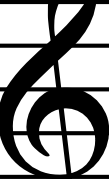
#> input picture app/Python/img/Gclef.png, 109 x 179 px
$ python chart2img.py -i img/Gclef.png
#> lines starting #> are read from the running program, lines starting #| are printed output that depends on the picture
### app/Python/lib/func.py
# pip3 install opencv-python

import cv2
import numpy as np
import copy
import lib.note2number as note2number

D = False
# D = True

dataOffSet = 2

#########################################################
# 横線抽出
#

def getLine (im, color) :
	width  = im.shape[1]
	height = im.shape[0]
	blank = np.zeros((height, width, 3))

	for j in range (height) :
		start = 0
		for i in range (width) :
			blank[j, i] = [255, 255, 255]
			r = im[j, i, 2]

			if r < 150 :
				if start == 0 :
					start = i

			else :
				if start > 0 :
					if (i-start) > (width / 2) :
						for k in range(start, i, 1) :
							blank[j, k] = color
					start = 0
	return blank


#########################################################
# １次元配列 -> ２次元配列 変換
#

def convert_1d_to_2d(l, cols):
	return [l[i:i + cols] for i in range(0, len(l), cols)]


#########################################################
# 五線譜の座標を取得
#

def getStavePoint(im, color) :
	width  = im.shape[1]
	height = im.shape[0]

	empty = []
	buf = 0
	for j in range (height) :
		b, g, r = im[j, int(width/2)]

		if r == color[2] and g == color[1] and b == color[0]:
			if buf == 0 :
				buf = j
		else :
			if buf > 0 :
				y = int((j-1 + buf) / 2)
				empty.append(y)
				buf = 0

	return convert_1d_to_2d(empty, 5)


#########################################################
# 小節線抽出

def getLines(im, res, pt, datas) :
	for p in range(0, len(pt), 1) :
		left  = getLineLeft(res, pt[p], datas[0][2])
		right = getLineRight(res, pt[p], datas[0][2])

		for w in range(left, right, 1) :
			flag = True
			for h in range(pt[p][0], pt[p][4], 1) :
				r = im[h, w, 2]
				if r > 150 :
					flag = False

			if flag == True:
				for x in range(pt[p][0], pt[p][4], 1) :
					res[x, w] = datas[1][2]


#########################################################
# 五線譜の幅を取得
#

def getLineDiff(datas) :
	diff = datas[4] - datas[0]
	return diff


#########################################################
# テンプレートの倍率取得
#

# [44 lines left out: functions getImgRaito, match, objmatch, not called in this run]


#########################################################
# 五線譜左端
#

def getLineLeft(res, pt, color) :
	width = res.shape[1]
	for w in range(width-1) :
		for l in range(5) :
			h = pt[l]
			b, g, r = res[h, w]
			if r == color[2] and g == color[1] and b == color[0]:
				return w
	return w


#########################################################
# 五線譜右端
#

# [344 lines left out: functions getLineRight, getClef, getStaveLine, getMarkColor, getMark, Line2NA and 5 more, not called in this run]

### app/Python/lib/fileio.py
import os.path

#########################################################
# フォルダ作成
# def mkdir (folder) :
# folder : 作成するフォルダ名

#########################################################
# 各小節の座標を取得する
# def readbarpoint(folder, debug=False) :
# folder : 処理対象フォルダ名
# debug  : データ読み込み確認
#
# 戻り値
# ２次元リスト [0 ~ [小節数,left,top,right,bottom], [小節数,left,top,right,bottom] … ]
_barpoint = 'point.txt'

#########################################################
# 各小節の開始時刻ファイルの読み込み
# def readtimestamp(folder, debug=False) :
# folder : 処理対象フォルダ名
# debug  : データ読み込み確認
#
# 戻り値
# ２次元リスト [0 ~ [小節数, タイムスタンプ], [小節数, タイムスタンプ] … ]
_timestamp = 'index.txt'


#########################################################
# フォルダ作成
# def mkdir (folder) :
# folder : 作成するフォルダ名

def mkdir (folder) :
	if not os.path.exists(folder):
		os.mkdir(folder)


#########################################################
# 各小節の座標を取得する
# def readbarpoint(folder, debug=False) :
# folder : 処理対象フォルダ名
# debug  : データ読み込み確認
#
# 戻り値
# ２次元リスト [0 ~ [小節数,left,top,right,bottom], [小節数,left,top,right,bottom] … ]

# [52 lines left out: functions readbarpoint, readtimestamp, not called in this run]

### app/Python/chart2img.py
# pip3 install opencv-python

import argparse
import cv2
import copy
import numpy as np
import sys
import lib.fileio as fileio
import lib.func as func

_imgfname = ''
_folder = ''


_datas = [
		 ['', '', (0,255,0)],										# color! B:G:R
		 ['', '', (255,0,0)],
		 ['Gclef.png', 0.7, (192,64,0)],
		 ['Fclef.png', 0.7, (0,128,0)],
		 ['A.png', 0.6, (0,0,255)],
		 ['B.png', 0.6, (0,0,255)],
		 ['flat.png', 0.7, (64,64,0)],
		 ['sharp.png', 0.7, (128,192,0)],
		 ['natural.png', 0.7, (64,128,128)]
		]

_notes = [
		 [		'A6', 'G6', 'F6', 'E6', 'D6', 'C6',
		  'B5', 'A5', 'G5', 'F5', 'E5', 'D5', 'C5',
		  'B4', 'A4', 'G4', 'F4', 'E4', 'D4', 'C4',
		  'B3', 'A3', 'G3', 'F3', 'E3', 'D3', 'C3',],
		 [									  'C5',
		  'B4', 'A4', 'G4', 'F4', 'E4', 'D4', 'C4',
		  'B3', 'A3', 'G3', 'F3', 'E3', 'D3', 'C3',
		  'B2', 'A2', 'G2', 'F2', 'E2', 'D2', 'C2',
		  'B1', 'A1', 'G1', 'F1', 'E1',			   ]
		]

_convF2S = {'C':'B','D':'C♯','E':'D♯','F':'E','G':'F♯','A':'G♯','B':'A♯'}
_convS2S = {'C':'C♯','D':'D♯','E':'F','F':'F♯','G':'G♯','A':'A♯','B':'C'}

def main() :
	ref = copy.deepcopy(_notes)
	# ref: 音階情報

	fp = open(_folder+'/res.txt', 'w')
	# fp: 結果出力用ファイルポインタ

	fpp = open(_folder+'/point.txt', 'w')
	# fp: 結果出力用ファイルポインタ

	im = cv2.imread(_imgfname)
#> im is the input picture: shape (179, 109, 3); min 0, max 255, mean 143.9
	# im: 楽譜画像情報
	(height, width, dummp) = im.shape
#> height = 179; width = 109; dummp = 3
	cv2.imwrite(_folder+'/chart.png', im)

	tmp = 'file:{}\nwidth:{}\nheight:{}\n'.format(_imgfname, height, width)
	fp.write(tmp)
	if _D :
		print('対象ファイル')
		print(tmp, end='')
#| file:img/Gclef.png
#| width:179
#| height:109

	print('五線譜抽出 ...')
	res = func.getLine(im, _datas[0][2])								# 横線抽出
#> after the loop in getLine, `for j in range (height) :`:
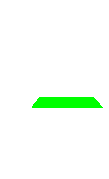
#> blank: shape (179, 109, 3) float64; mean B, G, R 245.9, 255, 245.9
	# res: 白キャンパスに五線譜を緑色で書き込んだ画像

	pt = func.getStavePoint(res, _datas[0][2])							# 五線譜の座標を取得
#> the loop in getStavePoint, `for j in range (height) :` made 179 passes
#> (b, r) on passes 1 to 12: (255, 255), (255, 255), (255, 255), (255, 255), (255, 255), (255, 255), (255, 255), (255, 255), (255, 255), (255, 255), (255, 255), (255, 255)
#> after the loop in getStavePoint, `for j in range (height) :`: buf = 0; empty = [102]; y = 102
#> pt = [[102]]
	# pt: 2次元配列
	# 1次元目: 配列[0] 一番上ラインのy座標..[4] 一番下ラインのy座標
	if _D :
		print(pt)
#| [[102]]

	if len(pt) == 0 :
		print('五線譜認識失敗')
		sys.exit()

	print('小節抽出 ...')
	func.getLines(im, res, pt, _datas)									# 小節線抽出
#> the loop in getLines, `for p in range(0, len(pt), 1) :` made 1 pass
#> width in getLineLeft on pass 1: 109
	# resに小節線を青色で追記（五線譜上の縦線を抽出）

	diff5 = func.getLineDiff(pt[0])										# 線幅を取得
	# diff5: 五線譜の縦幅

	print('楽譜認識 ...')
	ratio = func.getImgRaito(diff5, _datas[2][0])						# テンプレートの倍率取得
	# ratio: テンプレートに対する対象画像の拡大率
	func.objmatch(ratio, _datas, im, res)								# オブジェクト検索

	idxno = 1
	# idxno: 小節番号格納用
	outstr = '\n'
	# outstr: 抽出音階格納用

	print('認識結果')
	# ペア or シングル 判別　###############################################
	mode = 'single'

	left = func.getLineLeft(res, pt[0], _datas[0][2])					# 五線譜左端
	right = func.getLineRight(res, pt[0], _datas[0][2])					# 五線譜右端
	nflag1, left = func.getClef(_datas, res, left, right, pt[0][2])		# 音記号取得
	# nflag1:0 ト音記号 nflg1:1 ヘ音記号

	if len(pt) > 1 :
		left = func.getLineLeft(res, pt[1], _datas[0][2])				# 五線譜左端
		right = func.getLineRight(res, pt[1], _datas[0][2])				# 五線譜右端
		nflag2, left = func.getClef(_datas, res, left, right, pt[1][2])	# 音記号取得
		# nflag2:0 ト音記号 nflg1:1 ヘ音記号

		if nflag1 == 0 and nflag2 == 1 :
			mode = 'double'

	info = []

	# シングルモード　#####################################################
	if mode == 'single' :
		for p in range(len(pt)) :
			left = func.getLineLeft(res, pt[p], _datas[0][2])
			right = func.getLineRight(res, pt[p], _datas[0][2])
			boxleft = left
			# boxleft: 小節の左座標

			nflag, left = func.getClef(_datas, res, left, right, pt[p][2])
			# nflag:0 ト音記号 nflg:1 ヘ音記号
			if _D :
				print(f'note:{nflag}')

			centers = func.getStaveLine(pt[p])
			# centers: 音階の検索対象センター座標

			boxtop = centers[0]
			# boxtop: 小節の上座標
			boxbottom = centers[len(centers)-1]
			# boxbottom: 小節の下座標

			# 調号抽出refに反映させる
			left = func.getMark(_datas, res, left, right, centers,
								_notes, nflag, ref, _convF2S, _convS2S)
			# left: 調号記号検索終了時の座標
			if _D :
				print(ref)
			tar = copy.deepcopy(ref)
			# tar: 小節内音階情報

			while left < right :
				# 音符抽出
				music, left = func.getNotes(_datas, res, left, right, centers,
												_notes, nflag, ref, _convF2S, _convS2S, tar)
				# music: 抽出音階リスト
				mlen = len(music)
				if mlen > 0 :
					hoge = []
					hoge.append(idxno)
					hoge.append(music)
					info.append(hoge)
					outstr += music[0]
					for i in range(1, mlen, 1) :
						outstr += ',' + music[i]
					outstr += '\n'

				# 小節区切り検索
				bar, left = func.getBarLines(_datas, res, left, right, centers)
				# bar: 小節線を検出時 True
				if bar == True :
					cv2.rectangle(res, (boxleft, boxtop), (left, boxbottom), _datas[1][2], 3)

					idxnostr = '\n{},{},{},{},{}'.format(idxno,boxleft,boxtop,left,boxbottom)
					print(idxnostr + outstr, end='')
					fp.write(idxnostr + outstr)
					fpp.write(idxnostr)

					boxleft = left
					idxno += 1
					outstr = '\n'
					tar = copy.deepcopy(ref)
				else:
					if left == right :
						cv2.rectangle(res, (boxleft, boxtop), (left, boxbottom), _datas[1][2], 3)

						idxnostr = '\n{},{},{},{},{}'.format(idxno,boxleft,boxtop,left,boxbottom)
						print(idxnostr, end='')
						fp.write(idxnostr)
						fpp.write(idxnostr)

	else :
		for p in range(0, len(pt), 2) :
			left = func.getLineLeft(res, pt[p], _datas[0][2])
			right = func.getLineRight(res, pt[p], _datas[0][2])
			boxleft = left
			# boxleft: 小節の左座標

			centers = []
			centers1 = func.getStaveLine(pt[p])
			centers.append(centers1)
			centers2 = func.getStaveLine(pt[p+1])
			centers.append(centers2)
			# centers: 音階の検索対象センター座標

			boxtop = centers1[0]
			# boxtop: 小節の上座標
			boxbottom = centers2[len(centers2)-1]
			# boxbottom: 小節の下座標

			# 調号抽出refに反映させる
			left1 = func.getMark(_datas, res, left, right, centers1,
								_notes, 0, ref, _convF2S, _convS2S)
			left2 = func.getMark(_datas, res, left, right, centers2,
								_notes, 1, ref, _convF2S, _convS2S)
			tar = copy.deepcopy(ref)
			# tar: 小節内音階情報

			left = left1 if left1 < left2 else left2

			while left < right :
				# 音符抽出
				music, left = func.getNotesDouble(_datas, res, left, right, centers,
												_notes, ref, _convF2S, _convS2S, tar)
				# music: 抽出音階リスト
				mlen = len(music)
				if mlen > 0 :
					hoge = []
					hoge.append(idxno)
					hoge.append(music)
					info.append(hoge)
					outstr += music[0]
					for i in range(1, mlen, 1) :
						outstr += ',' + music[i]
					outstr += '\n'
					cv2.rectangle(res, (left, boxtop), (left+1, boxbottom), (0,192,192), 1)

				# 小節区切り検索
				bar, left = func.getBarLinesDouble(_datas, res, left, right, centers)
				# bar: 小節線を検出時 True
				if bar == True :
					cv2.rectangle(res, (boxleft, boxtop), (left, boxbottom), _datas[1][2], 3)

					idxnostr = '\n{},{},{},{},{}'.format(idxno,boxleft,boxtop,left,boxbottom)
					print(idxnostr + outstr, end='')
					fp.write(idxnostr + outstr)
					fpp.write(idxnostr)

					boxleft = left
					idxno += 1
					outstr = '\n'
					tar = copy.deepcopy(ref)

				else:
					if left == right :
						cv2.rectangle(res, (boxleft, boxtop), (left, boxbottom), _datas[1][2], 3)

						idxnostr = '\n{},{},{},{},{}'.format(idxno,boxleft,boxtop,left,boxbottom)
						print(idxnostr, end='')
						fp.write(idxnostr)
						fpp.write(idxnostr)

	cv2.imwrite(_folder+'/res.png', res)

	fp.close()
	fpp.close()

	# 結果画像作成
	func.mkresimg(_folder+'/notes.png', info)


	fpn = open(_folder+'/notes.txt', 'w')

	for idx, notes in info :
		outstr = str(idx) + ',' + str(notes) + '\n'
		fpn.write(outstr)

	fpn.close()


if __name__ == "__main__":
	parser = argparse.ArgumentParser()
	parser.add_argument('-i', type=str, required=True, help='楽譜ファイル')
	parser.add_argument('-f', type=str, default='out', help='対象フォルダ')
	args = parser.parse_args()

	_imgfname = args.i
	_folder = args.f

	fileio.mkdir(_folder)

	_D = True
	# _D = False

#> (the run stopped early here; a loop or call above may not have finished)

$ run again, with app/Python/tw20/20.jpg saved as app/Python/img/Gclef.png
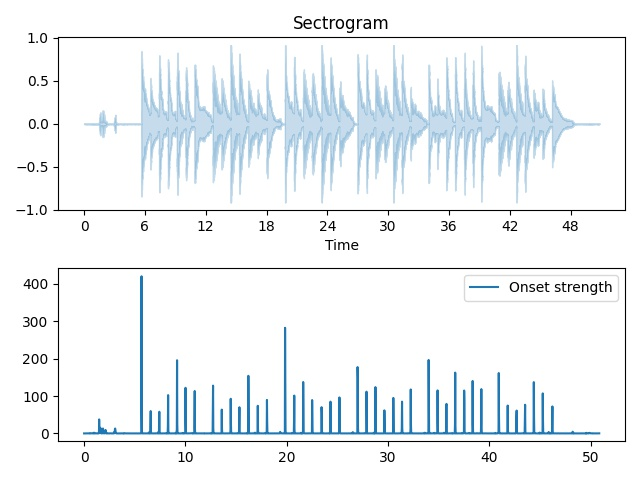
#> input picture app/Python/tw20/20.jpg, 640 x 480 px
#> in main, im is the input picture: shape (480, 640, 3); mean B, G, R 246, 243.6, 239.5
#| file:img/Gclef.png
#| width:480
#| height:640
#> after the loop in getLine, `for j in range (height) :`:
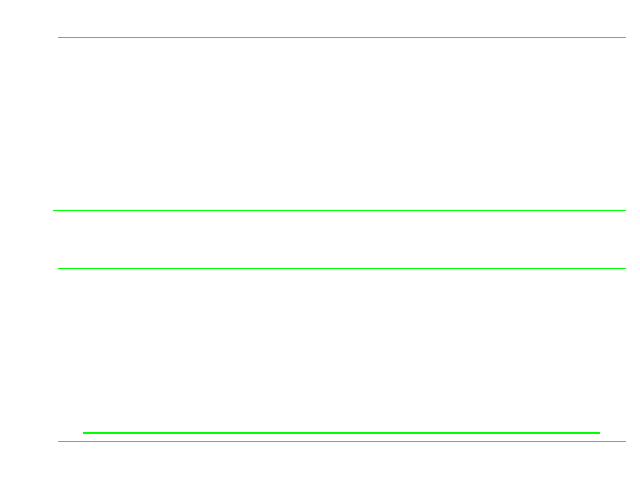
#> blank: shape (480, 640, 3) float64; mean B, G, R 252.3, 255, 252.3
#> the loop in getStavePoint, `for j in range (height) :` made 480 passes
#> (b, r) on passes 1 to 8: (255, 255), (255, 255), (255, 255), (255, 255), (255, 255), (255, 255), (255, 255), (255, 255)
#> after the loop in getStavePoint, `for j in range (height) :`: buf = 0; empty = [37, 210, 268, 432, 441]; y = 441
#> pt = [[37, 210, 268, 432, 441]]
#| [[37, 210, 268, 432, 441]]
#> the loop in getLines, `for p in range(0, len(pt), 1) :` made 1 pass
#> (width in getLineLeft, left, right) on pass 1: (640, 53, 625)
#> diff5 = 404
#> raito = 0.842
#> w = 538
#> in objmatch, `h = int(height*ratio)`: h = 404
#> in match, `res = cv2.matchTemplate(img_gray, template_gray, cv2.TM_CCOEFF_NORMED)`:
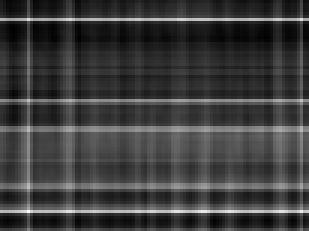
#> res: shape (77, 103) float32 (shown 3 times larger); min 0.0097, max 0.186, mean 0.0519; drawn with min black and max white
#> in match, `loc = np.where(res >= threshold)`: loc = (empty array, empty array)
